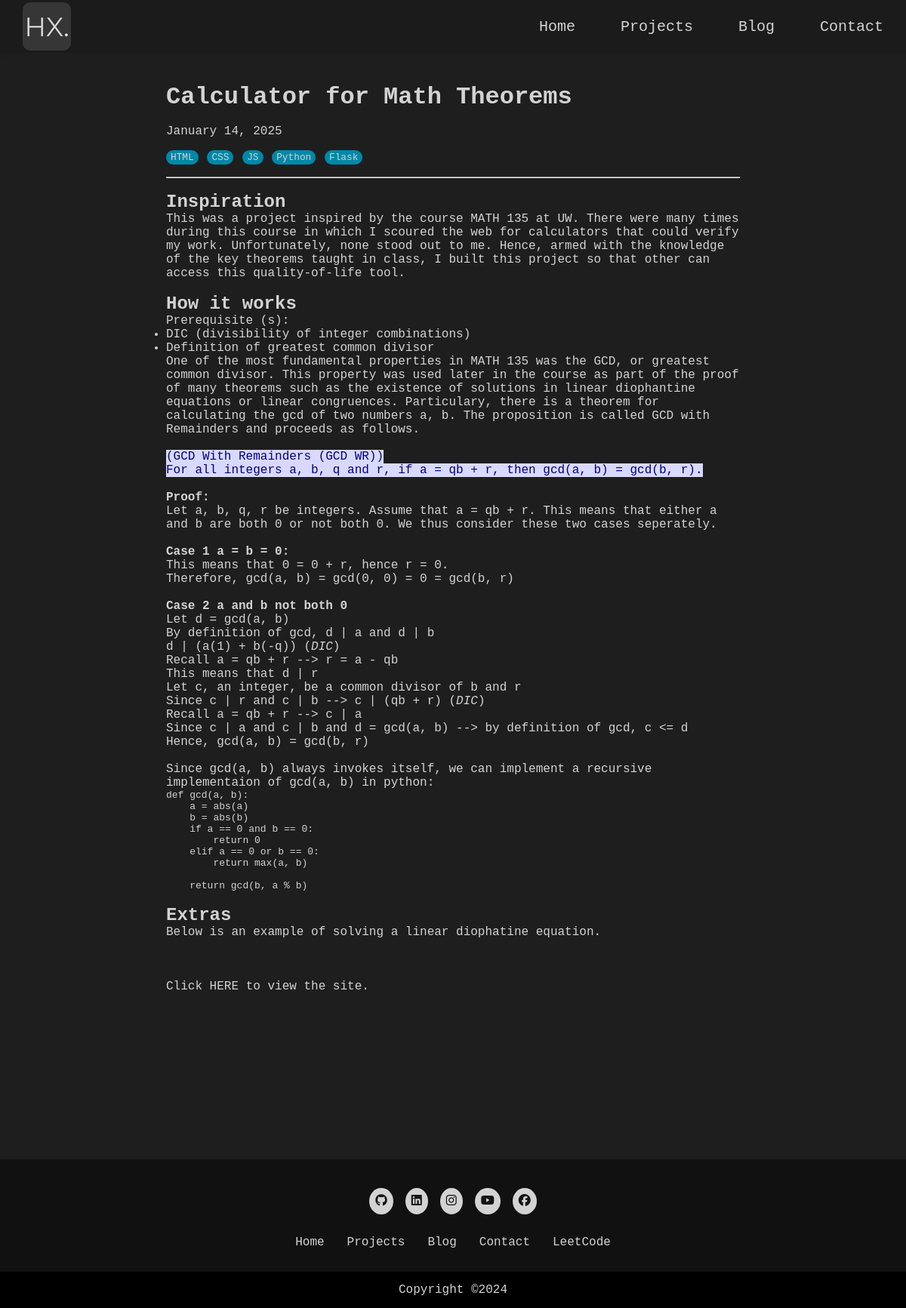
The app's page /projects/theorem-solver/, older data.
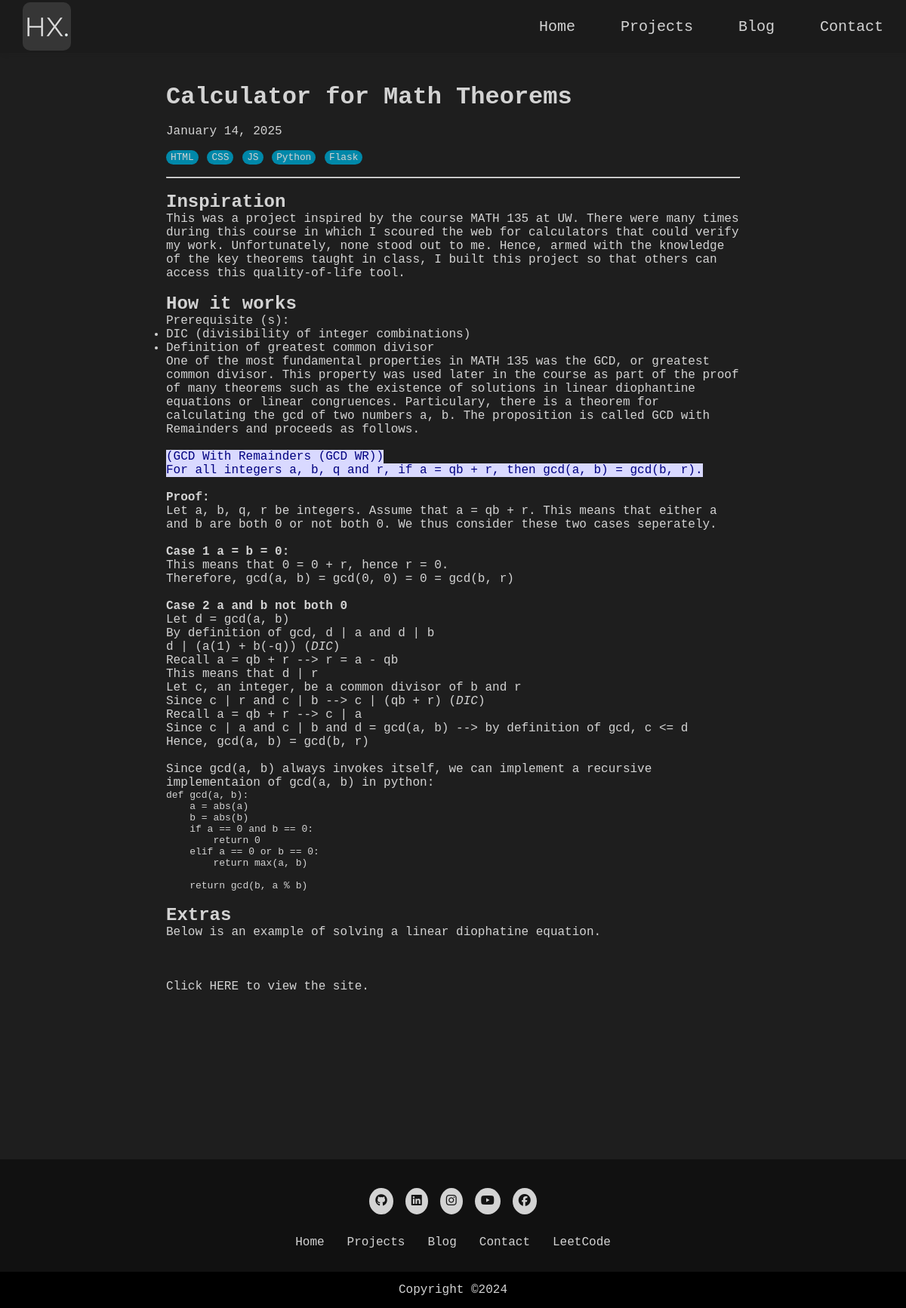
The same page, newer data.
### main/models.py (models this page shows, shortened)
class Project(models.Model):
    title = models.CharField(max_length=200)
    slug = models.SlugField(unique=True, max_length=200)
    image = models.ImageField(upload_to='images/')
    description = models.TextField()
    content = RichTextField()
    date = models.DateTimeField()
    tags = models.ManyToManyField(Tag, related_name='projects')
    is_active = models.BooleanField(default=False)
    class Meta:
        ordering = ['-date']  # Sort by most recent

### main/views.py (the view)
# urls.py: path('projects/<slug:slug>/', project_details_view, name='project_detail'),
def project_details_view(request, slug):
    project = get_object_or_404(Project, slug=slug)
    return render(request, 'main/project_detail.html', {'project': project})

### main/templates/main/project_detail.html (shortened to what this page needs)
{% extends 'main/base.html' %} {% load static %} {% block content %}
<div class="post-detail-container">
  <h1>{{ project.title }}</h1>
  <br>
  <p>{{ project.date|date:"F j, Y" }}</p>
  <br>
  <div class="tags">
    {% for tag in project.tags.all %}
      <span>{{ tag.name }}</span>
    {% endfor %}
  </div>
  <br>
  <hr>
  <br>
  <div>
    {{ project.content|safe }}
  </div>
</div>
{% endblock %}

Row changes from the older to the newer data that the page shows:
changed Project "Calculator for Math Theorems": content "…this project so that other can access this quality-of-life…" → "…this project so that others can access this quality-of-life…"
